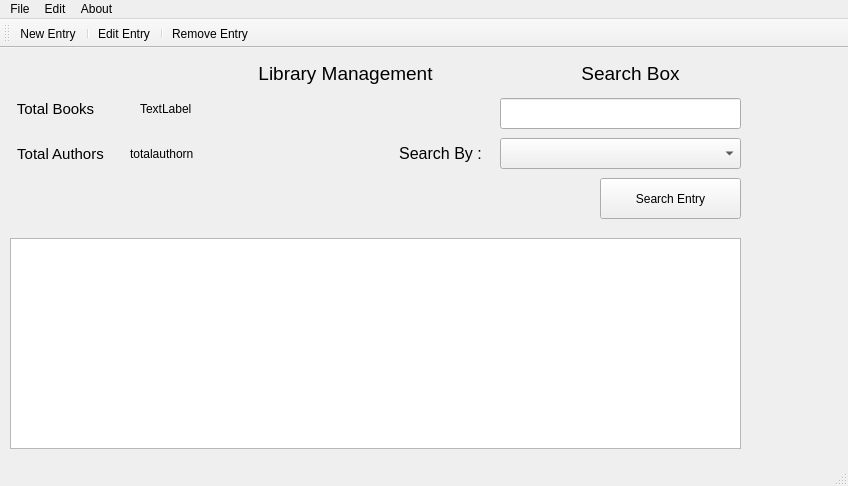
<?xml version="1.0" encoding="UTF-8"?>
<ui version="4.0">
 <class>MainWindow</class>
 <widget class="QMainWindow" name="MainWindow">
  <property name="geometry">
   <rect>
    <x>0</x>
    <y>0</y>
    <width>848</width>
    <height>486</height>
   </rect>
  </property>
  <property name="windowTitle">
   <string>MainWindow</string>
  </property>
  <widget class="QWidget" name="centralWidget">
   <widget class="QComboBox" name="comboBox">
    <property name="geometry">
     <rect>
      <x>500</x>
      <y>90</y>
      <width>241</width>
      <height>31</height>
     </rect>
    </property>
    <property name="editable">
     <bool>false</bool>
    </property>
    <property name="currentText">
     <string/>
    </property>
   </widget>
   <widget class="QPushButton" name="pushButton">
    <property name="geometry">
     <rect>
      <x>600</x>
      <y>130</y>
      <width>141</width>
      <height>41</height>
     </rect>
    </property>
    <property name="text">
     <string>Search Entry</string>
    </property>
   </widget>
   <widget class="QLabel" name="label">
    <property name="geometry">
     <rect>
      <x>550</x>
      <y>10</y>
      <width>161</width>
      <height>31</height>
     </rect>
    </property>
    <property name="font">
     <font>
      <pointsize>14</pointsize>
     </font>
    </property>
    <property name="text">
     <string>Search Box</string>
    </property>
    <property name="alignment">
     <set>Qt::AlignCenter</set>
    </property>
   </widget>
   <widget class="QLineEdit" name="lineEdit">
    <property name="geometry">
     <rect>
      <x>500</x>
      <y>50</y>
      <width>241</width>
      <height>31</height>
     </rect>
    </property>
   </widget>
   <widget class="QTableView" name="tableView">
    <property name="geometry">
     <rect>
      <x>10</x>
      <y>190</y>
      <width>731</width>
      <height>211</height>
     </rect>
    </property>
   </widget>
   <widget class="QLabel" name="label_2">
    <property name="geometry">
     <rect>
      <x>0</x>
      <y>30</y>
      <width>111</width>
      <height>61</height>
     </rect>
    </property>
    <property name="font">
     <font>
      <pointsize>11</pointsize>
     </font>
    </property>
    <property name="text">
     <string>Total Books</string>
    </property>
    <property name="alignment">
     <set>Qt::AlignCenter</set>
    </property>
   </widget>
   <widget class="QLabel" name="label_4">
    <property name="geometry">
     <rect>
      <x>10</x>
      <y>80</y>
      <width>101</width>
      <height>51</height>
     </rect>
    </property>
    <property name="font">
     <font>
      <pointsize>11</pointsize>
     </font>
    </property>
    <property name="text">
     <string>Total Authors</string>
    </property>
    <property name="alignment">
     <set>Qt::AlignCenter</set>
    </property>
   </widget>
   <widget class="QLabel" name="label_5">
    <property name="geometry">
     <rect>
      <x>130</x>
      <y>90</y>
      <width>81</width>
      <height>31</height>
     </rect>
    </property>
    <property name="text">
     <string>totalauthorn</string>
    </property>
   </widget>
   <widget class="QLabel" name="label_6">
    <property name="geometry">
     <rect>
      <x>240</x>
      <y>-20</y>
      <width>211</width>
      <height>91</height>
     </rect>
    </property>
    <property name="font">
     <font>
      <pointsize>14</pointsize>
     </font>
    </property>
    <property name="text">
     <string>Library Management</string>
    </property>
    <property name="alignment">
     <set>Qt::AlignCenter</set>
    </property>
   </widget>
   <widget class="QLabel" name="label_7">
    <property name="geometry">
     <rect>
      <x>390</x>
      <y>80</y>
      <width>101</width>
      <height>51</height>
     </rect>
    </property>
    <property name="font">
     <font>
      <pointsize>12</pointsize>
     </font>
    </property>
    <property name="text">
     <string>Search By :</string>
    </property>
    <property name="alignment">
     <set>Qt::AlignCenter</set>
    </property>
   </widget>
   <widget class="QLabel" name="label_3">
    <property name="geometry">
     <rect>
      <x>140</x>
      <y>50</y>
      <width>71</width>
      <height>21</height>
     </rect>
    </property>
    <property name="text">
     <string>TextLabel</string>
    </property>
   </widget>
  </widget>
  <widget class="QMenuBar" name="menuBar">
   <property name="geometry">
    <rect>
     <x>0</x>
     <y>0</y>
     <width>848</width>
     <height>19</height>
    </rect>
   </property>
   <widget class="QMenu" name="menuFile">
    <property name="title">
     <string>File</string>
    </property>
    <addaction name="actionNew_Entry"/>
    <addaction name="separator"/>
    <addaction name="actionExit"/>
   </widget>
   <widget class="QMenu" name="menuAbout">
    <property name="title">
     <string>About</string>
    </property>
    <addaction name="actionAbout_Developer"/>
    <addaction name="actionAbout_Qt"/>
   </widget>
   <widget class="QMenu" name="menuEdit">
    <property name="title">
     <string>Edit</string>
    </property>
    <addaction name="actionEdit_Entry"/>
    <addaction name="actionRemove_Entry"/>
   </widget>
   <addaction name="menuFile"/>
   <addaction name="menuEdit"/>
   <addaction name="menuAbout"/>
  </widget>
  <widget class="QToolBar" name="mainToolBar">
   <attribute name="toolBarArea">
    <enum>TopToolBarArea</enum>
   </attribute>
   <attribute name="toolBarBreak">
    <bool>false</bool>
   </attribute>
   <addaction name="actionNew_Entry"/>
   <addaction name="separator"/>
   <addaction name="actionEdit_Entry"/>
   <addaction name="separator"/>
   <addaction name="actionRemove_Entry"/>
  </widget>
  <widget class="QStatusBar" name="statusBar"/>
  <action name="actionNew_Entry">
   <property name="icon">
    <iconset resource="libmanagementresources.qrc">
     <normaloff>:/LibManagementResourceFiles/Icons/Misc-New-Database-icon.png</normaloff>:/LibManagementResourceFiles/Icons/Misc-New-Database-icon.png</iconset>
   </property>
   <property name="text">
    <string>New Entry</string>
   </property>
  </action>
  <action name="actionEdit_Entry">
   <property name="icon">
    <iconset resource="libmanagementresources.qrc">
     <normaloff>:/LibManagementResourceFiles/Icons/Pencil-icon.png</normaloff>:/LibManagementResourceFiles/Icons/Pencil-icon.png</iconset>
   </property>
   <property name="text">
    <string>Edit Entry</string>
   </property>
  </action>
  <action name="actionExit">
   <property name="icon">
    <iconset resource="libmanagementresources.qrc">
     <normaloff>:/LibManagementResourceFiles/Icons/Button-Close-icon.png</normaloff>:/LibManagementResourceFiles/Icons/Button-Close-icon.png</iconset>
   </property>
   <property name="text">
    <string>Exit</string>
   </property>
  </action>
  <action name="actionRemove_Entry">
   <property name="icon">
    <iconset resource="libmanagementresources.qrc">
     <normaloff>:/LibManagementResourceFiles/Icons/database-remove-icon.png</normaloff>:/LibManagementResourceFiles/Icons/database-remove-icon.png</iconset>
   </property>
   <property name="text">
    <string>Remove Entry</string>
   </property>
  </action>
  <action name="actionAbout_Developer">
   <property name="text">
    <string>About Developer</string>
   </property>
  </action>
  <action name="actionAbout_Qt">
   <property name="text">
    <string>About Qt</string>
   </property>
  </action>
 </widget>
 <layoutdefault spacing="6" margin="11"/>
 <resources>
  <include location="libmanagementresources.qrc"/>
 </resources>
 <connections/>
</ui>
